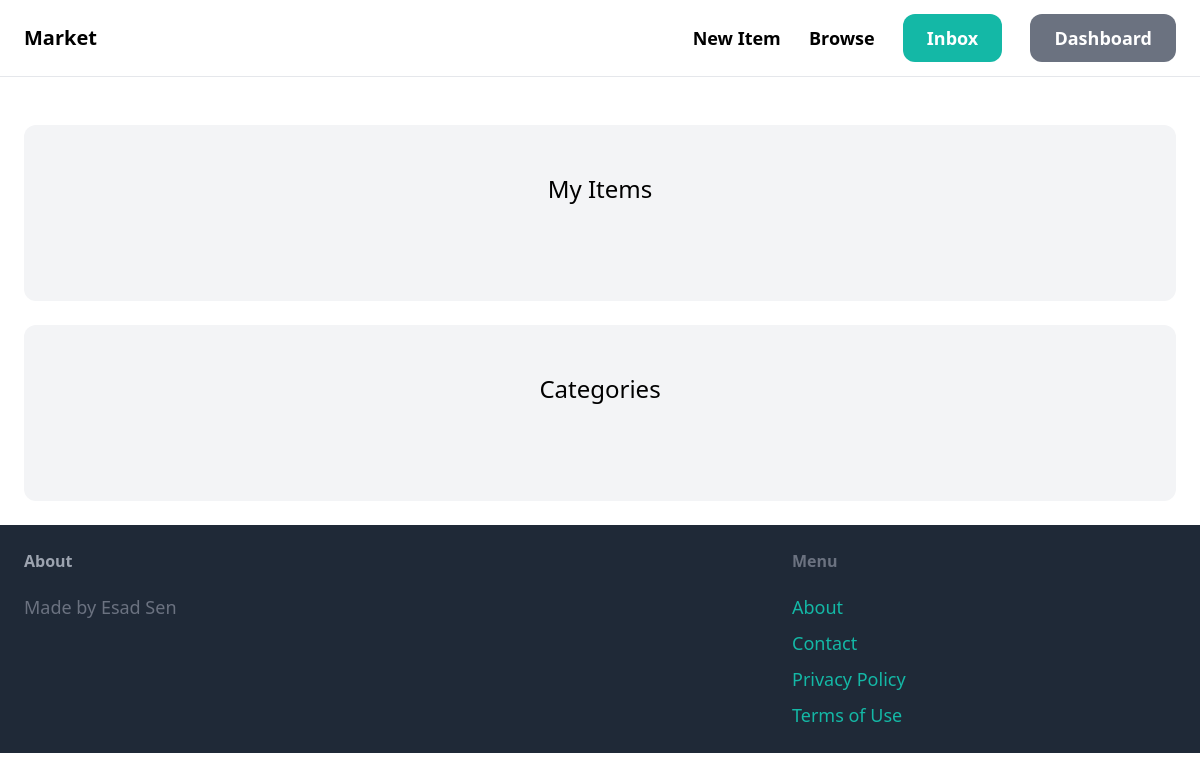
The page /dashboard/ (signed in) on the database as committed earlier.
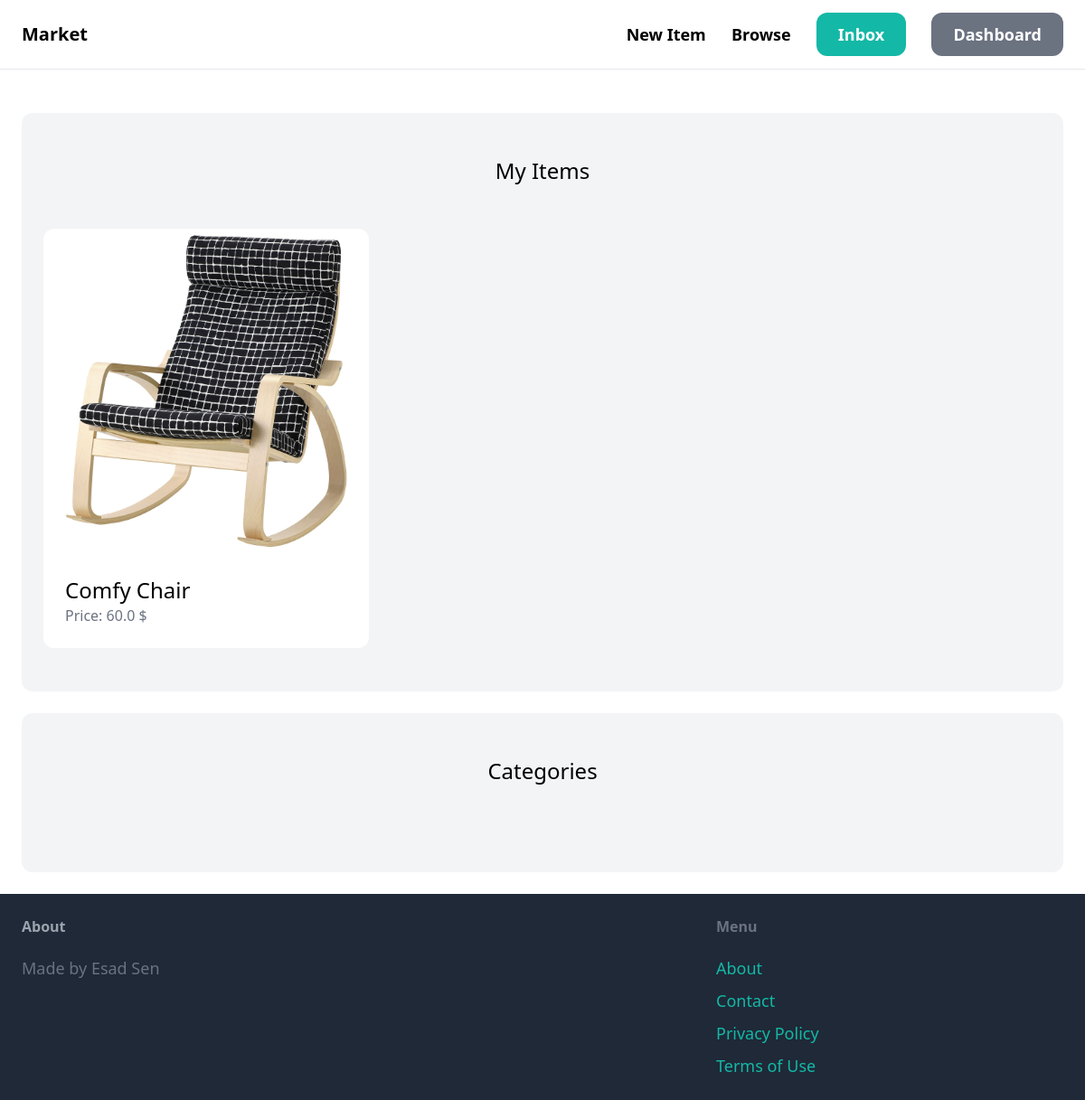
The same page on the database as committed later.
### item/models.py (models this page shows, shortened)
class Item(models.Model):
    category=models.ForeignKey(Category, related_name='items', on_delete=models.CASCADE)
    name=models.CharField(max_length=255)
    description=models.TextField(blank=True,null=True)
    price=models.FloatField()
    image=models.ImageField(upload_to='item_images',blank=True,null=True)
    is_sold=models.BooleanField(default=False)
    created_by=models.ForeignKey(User, related_name='items', on_delete=models.CASCADE)
    created_at=models.DateTimeField(auto_now_add=True)
    class Meta:
        ordering=('name',)
        verbose_name_plural='Items'

### dashboard/views.py (the view)
# urls.py: path('', views.index, name='index'),
@login_required
def index(request):
    items= Item.objects.filter(created_by=request.user)
    return render(request, 'dashboard/index.html', {'items':items})

### templates/dashboard/index.html (shortened to what this page needs)
{%extends 'core/base.html'%}
{%block body%}
    <div class="mt-6 px-6 py-12 bg-gray-100 rounded-xl">
        <h2 class="mb-12 text-2xl text-center">My Items</h2>
        <div class="grid grid-cols-3 gap-3">
            {%for item in items%}
            <div>
                <a href="{% url 'item:detail' item.id %}">
                    <div>
                        <img src="{{item.image.url}}" class="rounded-t-xl">
                    </div>
                    <div class="p-6 bg-white rounded-b-xl">
                        <h2 class="text-2xl">{{item.name}}</h2>
                        <p class="text-gray-500">Price: {{item.price}} $</p>
                    </div>
                </a>
            </div>
            {%endfor%}
        </div>
    </div>
    <div class="mt-6 px-6 py-12 bg-gray-100 rounded-xl">
        <h2 class="mb-12 text-2xl text-center">Categories</h2>
    </div>
{%endblock body%}

Rows that differ between the two databases and show on the page:
added Item: image (picture), name "Comfy Chair", price "60.0"
